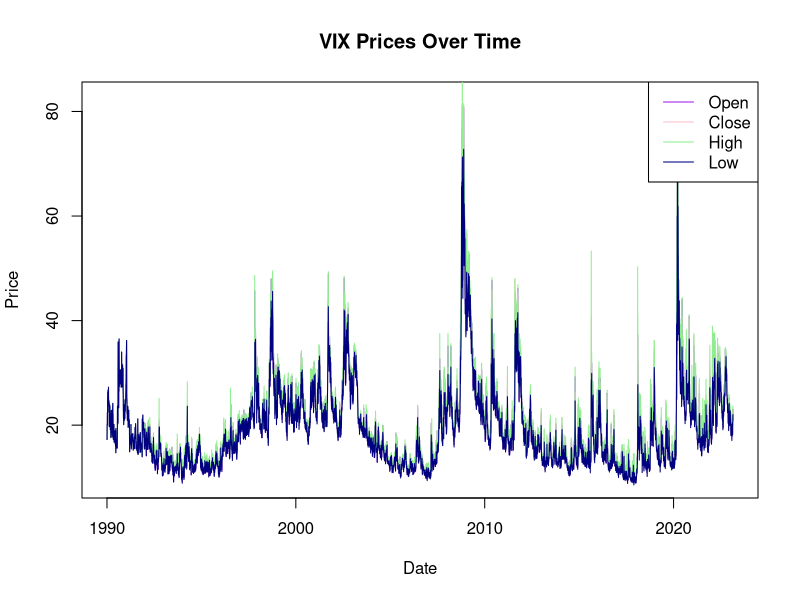
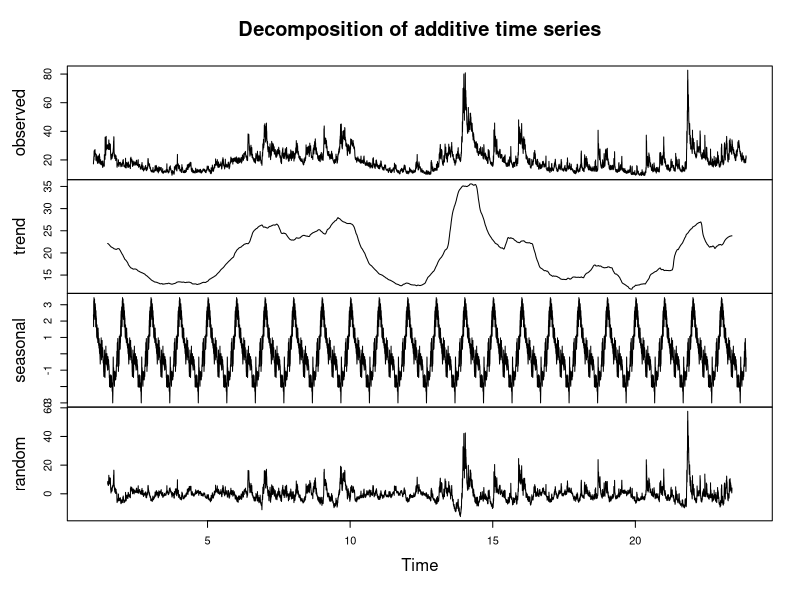
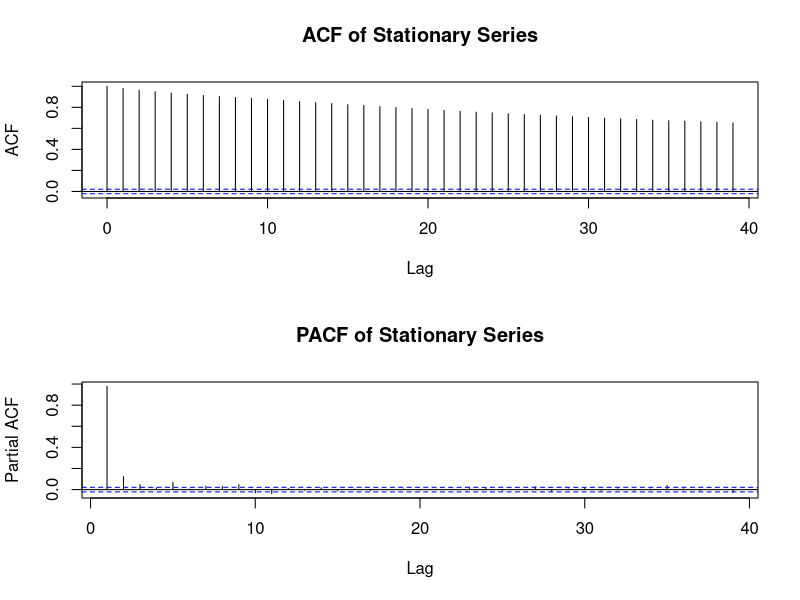
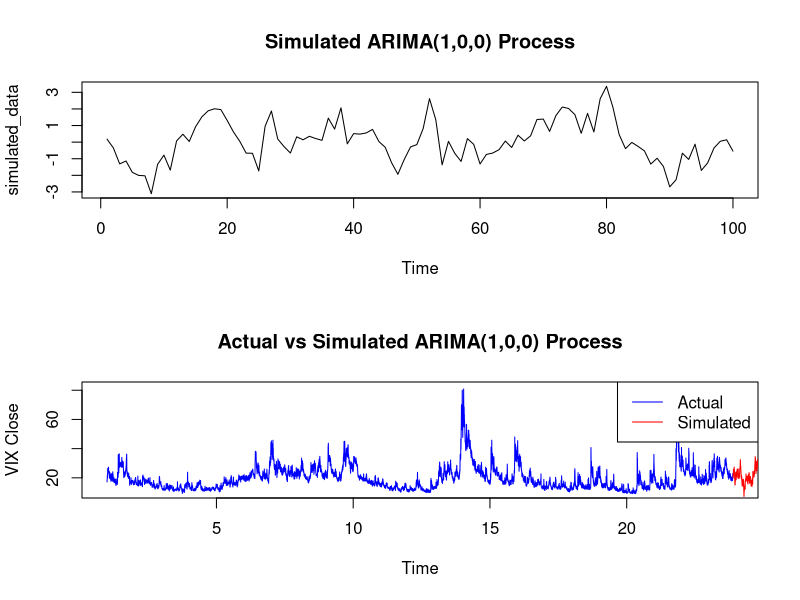

The R source for these figures, in order:
# Load necessary libraries
library(readr)
library(dplyr)
library(ggplot2)
library(tidyr)
library(stringr)
library(scales)
library(urca)
library(forecast)
library(tseries)

###############################################################################
###############################################################################

##Exercise 2 

##loading the table

vixhistory <- read.table("VIX_History.csv", header = TRUE, sep = ",")

View(vixhistory)

# converting date to the correct format
vixhistory$DATE <- as.Date(vixhistory$DATE, format = "%m/%d/%Y")

# plotting the 4 series in one plot
plot(vixhistory$DATE, vixhistory$OPEN, type = "l", col = "purple", xlab = "Date", ylab = "Price", main = "VIX Prices Over Time")
lines(vixhistory$DATE, vixhistory$CLOSE, col = "pink")
lines(vixhistory$DATE, vixhistory$HIGH, col = "lightgreen")
lines(vixhistory$DATE, vixhistory$LOW, col = "navy")
legend("topright", legend = c("Open", "Close", "High", "Low"), col = c("purple", "pink", "lightgreen", "navy"), lty = 1)


# extracting the close series
vix_close_series <- vixhistory$CLOSE

# creating a time series object
vix_close_ts <- ts(vix_close_series, frequency = 365) # i did take a shortcut and assumed daily frequency

# decomposing the time series
decomposed <- decompose(vix_close_ts)

# ploting the decomposed components
plot(decomposed)

adf_test <- ur.df(vix_close_series, type = "trend", lags = 10)
summary(adf_test)

# ploting ACF and PACF of the stationary series
par(mfrow = c(2, 1))
acf(vix_close_series, main = "ACF of Stationary Series")
pacf(vix_close_series, main = "PACF of Stationary Series")



# seting the seed for reproducibility
set.seed(123)

# simulating an ARIMA(1,0,0) process with 100 observations
# assuming that the AR1 coefficient is 0.7 based on PACF
simulated_data <- arima.sim(n = 100, model = list(ar = 0.7))

# ploting the simulated data
plot(simulated_data, main = "Simulated ARIMA(1,0,0) Process")



fitted_model <- auto.arima(vix_close_ts, max.p=1, max.d=0, max.q=0)

# summary of the model
summary(fitted_model)

# simulate the ARIMA process based on the fitted model
set.seed(123) # for reproducibility
simulated_arima <- simulate(fitted_model, nsim=length(vix_close_ts))

# ploting the actual time series and the simulated ARIMA process
plot(vix_close_ts, main="Actual vs Simulated ARIMA(1,0,0) Process", col="blue", ylab="VIX Close")
lines(simulated_arima, col="red")
legend("topright", legend=c("Actual", "Simulated"), col=c("blue", "red"), lty=1)


